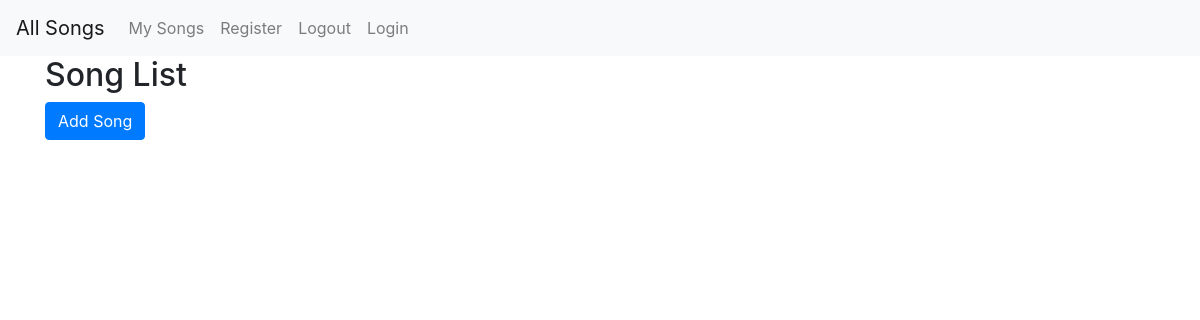
Page /my_songs/ (signed in) on the earlier database version.
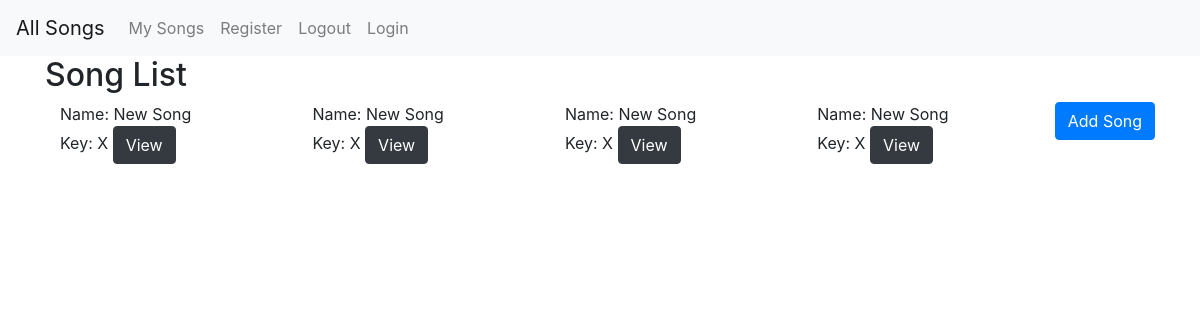
Same page on the later database version.
### tabs/models.py (models this page shows, shortened)
class Song(models.Model):
    user = models.ForeignKey(User, on_delete = models.SET_NULL, null=True)
    name = models.CharField(max_length = 20)
    key = models.CharField(max_length = 2)

### tabs/views.py (the view)
# urls.py: path('my_songs/',views.song_list, name="songs"),
@login_required
def song_list(request):
    current_user = request.user
    songs = current_user.song_set.all()
    context = {'songs': songs, 'current_user': current_user}
    return render(request, 'tabs/song_list.html', context)

### tabs/templates/tabs/song_list.html (shortened to what this page needs)
{% extends "tabs/base.html" %}
{% block body_block %}
<h2>Song List</h2>
<div class="container">
    <div class="row align-items-start">
    {% for song in songs %}
        <div class="col">
            <span>Name: {{ song.name }}</span>
            <br>
            <span>Key: {{ song.key }}</span>
            <a class="btn btn-dark" href="{% url 'detail' pk=song.pk %}">View</a>
        </div>
    {% endfor %}
    <a class="btn btn-primary" href="{% url 'add_song' %}">Add Song</a>
</div>
</div>
{% endblock %}

Differences in the rows shown:
added Song: name "New Song", key "X"
added Song: name "New Song", key "X"
added Song: name "New Song", key "X"
added Song: name "New Song", key "X"
